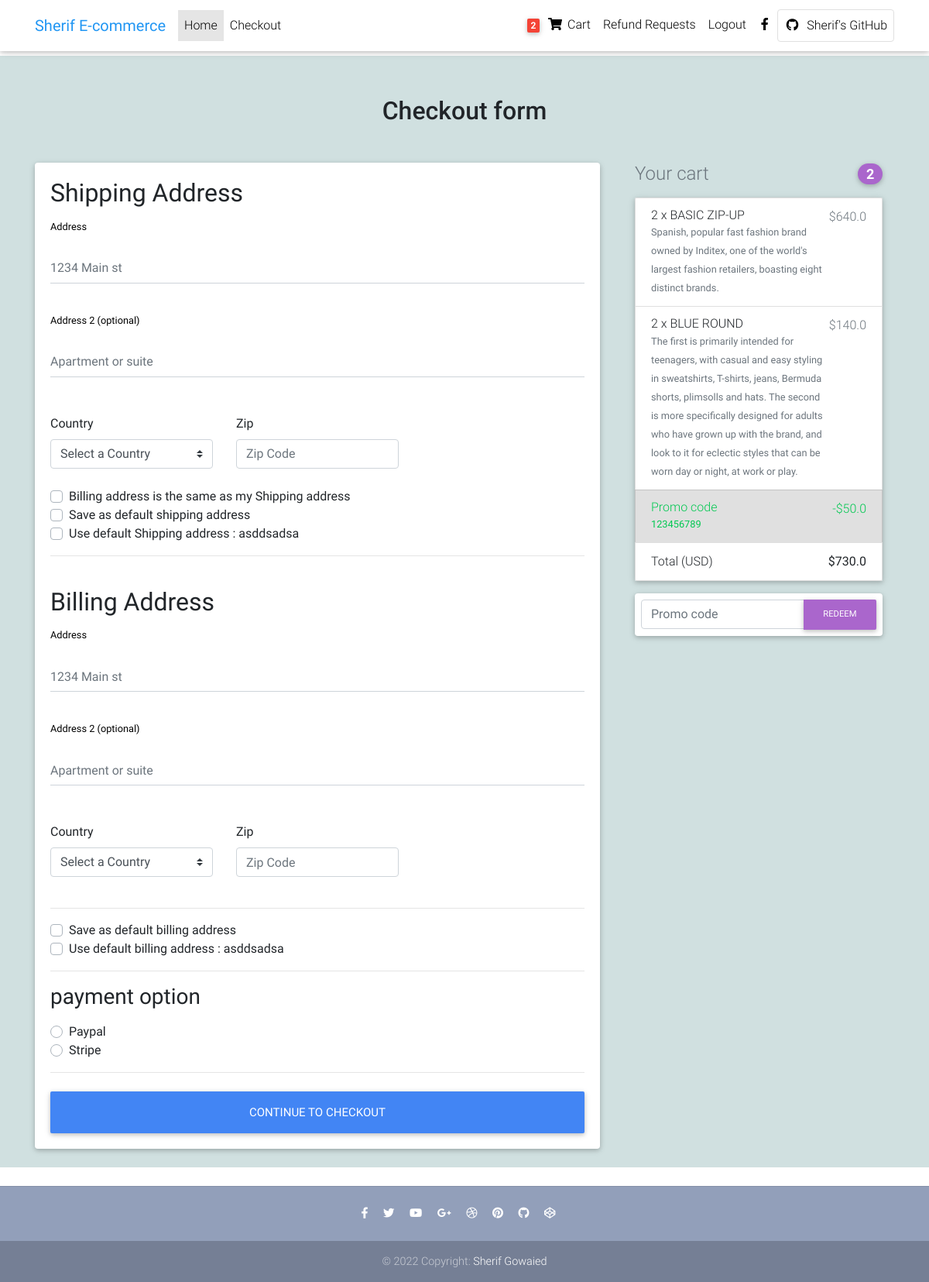
The page /djecommerce/checkout (signed in) on the database its author committed.
### djecommerce/models.py (models this page shows, shortened)
class User(AbstractUser):
    pass

class Order(models.Model):
    user = models.ForeignKey(
        User, on_delete=models.CASCADE, related_name="order" )
    ref_code = models.CharField(max_length=20,blank=True ,null=True )
    ordered = models.BooleanField(default=False)
    items = models.ManyToManyField(OrderItem)
    start_date = models.DateTimeField(auto_now_add=True)
    ordered_date = models.DateTimeField()
    billing_address = models.ForeignKey("Address",related_name="billing_adress",on_delete=models.SET_NULL ,
        blank=True ,null=True)
    shipping_address = models.ForeignKey("Address",related_name="shipping_adress",on_delete=models.SET_NULL ,
        blank=True ,null=True)
    payment = models.ForeignKey("Payment",on_delete=models.SET_NULL ,
        blank=True ,null=True)
    coupon = models.ForeignKey("Coupon" ,on_delete=models.SET_NULL ,
        blank=True ,null=True)
    being_delivered = models.BooleanField(default=False)
    received = models.BooleanField(default=False)
    refund_requested = models.BooleanField(default=False)
    refund_granted = models.BooleanField(default=False)
    """
    1.item added to cart
    2.add billing adress
    (Failed checkout)
    3.payment
    4. being develired
    5.Recevied
    6.refunds

    """
    def get_total_price(self):
        total = 0
        for order_item in self.items.all():
            total += order_item.get_final_price()
        if self.coupon:
            total  -= self.coupon.amount
        return total

class Address(models.Model):
    user = models.ForeignKey(User ,on_delete=models.CASCADE)
    street_address = models.CharField(max_length=100)
    apartment_address = models.CharField(max_length=100)
    country = models.CharField(max_length=2, choices=COUNTRIES)
    zip = models.CharField(max_length=100)
    address_type = models.CharField(max_length=1,choices=ADDRESS_CHOICES)
    default = models.BooleanField(default=False)
    class Meta:
        verbose_name_plural = "Adresses"

class OrderItem(models.Model):
    user = models.ForeignKey(
        User, on_delete=models.CASCADE, related_name="orderitems")
    ordered = models.BooleanField(default=False)
    item = models.ForeignKey(Item, on_delete=models.CASCADE, related_name="orderitem")
    quantity = models.IntegerField(default=1)
    def get_total_discount_item_price(self):
        return self.quantity * self.item.discount_price
    def get_final_price(self):
        if self.item.discount_price:
            return self.get_total_discount_item_price()
        return self.get_total_item_price()

class Item(models.Model):
    title = models.CharField(max_length=100)
    price = models.FloatField()
    discount_price = models.FloatField(blank=True , null=True)
    category = models.CharField(max_length=2,choices=CATEGORY_CHOICES)
    label = models.CharField(max_length=1,choices=LABEL_CHOICES )
    slug = models.SlugField()
    image = models.ImageField(upload_to="images",blank=True,null=True)
    description = models.TextField()

class Coupon(models.Model):
    code = models.CharField(max_length=15)
    amount = models.FloatField()

### djecommerce/views.py (the view, shortened to what this page needs)
# urls.py: path("checkout",CheckoutView.as_view(),name="checkout"),
class CheckoutView(View):
    def get(self , *args, **kwargs):
        try:
            order = Order.objects.get(user = self.request.user , ordered=False)
            form = ChekoutForm()
            context = {
                "form":form,
                "order":order,
                "couponform":CouponForm(),
                "DISPLAY_COUPON_FORM":True
            }
            try:
                print("search for shipping address")
                shipping_address_qs = Address.objects.filter(
                        user = self.request.user ,
                        address_type = 'S',
                        default = True
                        ).all()[0]
            except:
                shipping_address_qs =None
            print("finshish search for shipping address")
            print("if search address exist")
            if shipping_address_qs:
                print(" start search for shipping address")
                context.update({"default_shipping_address":shipping_address_qs})
            shipping_address_qs=None
            try:
                billing_address_qs = Address.objects.filter(
                    user = self.request.user ,
                    address_type = 'B',
                    default = True
                    )[0]
                if billing_address_qs:
                    context.update({"default_billing_address":billing_address_qs})
            except:
                billing_address_qs=None
            return render(self.request,"checkout.html",context)
        except ObjectDoesNotExist :
            messages.info(self.request,"you do not have an active order")
            return redirect("djecommerce:order-summary")

### djecommerce/forms.py
class ChekoutForm(forms.Form):
    shipping_address = forms.CharField(required=False)
    shipping_address2 = forms.CharField(required=False)
    shipping_country =forms.ChoiceField(choices=COUNTRIES , required=False ,widget=forms.Select(attrs={
       "class":"custom-select d-block w-100",
        "id":"country",
        "placeholder":"Select a country",
    }))
    shipping_zip = forms.CharField(required=False)
    billing_address = forms.CharField(required=False)
    billing_address2 = forms.CharField(required=False)
    billing_country =forms.ChoiceField(choices=COUNTRIES , required=False ,widget=forms.Select(attrs={
       "class":"custom-select d-block w-100",
        "id":"country",
        "placeholder":"Select a country",
    }))
    billing_zip = forms.CharField(required=False)
    same_billing_address = forms.BooleanField(required=False)
    set_default_shipping = forms.BooleanField(required=False)
    use_default_shipping = forms.BooleanField(required=False)
    set_default_billing = forms.BooleanField(required=False)
    use_default_billing = forms.BooleanField(required=False)
    payment_option = forms.ChoiceField(widget=forms.RadioSelect(),choices=PAYMENT_CHOICES)

class CouponForm(forms.Form):
    code =forms.CharField(widget=forms.TextInput(attrs={
        "class":'form-control',
        "placeholder":'Promo code',
        "aria-label" :"Recipient\ 's username",
        "aria-describedby" :"basic-addon2"
    }))

### djecommerce/templatetags/cart_template_tag.py (called while the page is built)
@register.filter
def cart_item_count(user):
    if user.is_authenticated:
        qs = Order.objects.filter(user = user , ordered=False)
        if qs.exists():
            return qs[0].items.count()
    return 0

### djecommerce/templates/checkout.html (shortened to what this page needs)
{% extends 'base.html' %}
 {% load static%}
 {% block content %}
  <main class="pt-1 main_checkout">
    <div class="container wow fadeIn">
      <h2 class="my-5 h2 text-center">Checkout form</h2>
      <div class="row">
        <div class="col-md-8 mb-4">
          <div class="card">
            <form method="post" class="card-body">
              <h2>Shipping Address</h2>
            <div class="hideable_shipping_form">
              <div class="md-form mb-5">
                <label for="shipping_address" style="position:relative; color:black;"><strong>Address</strong></label>
                <input type="text" id="shipping_address" class="form-control" name="shipping_address" placeholder="1234 Main st">
              </div>
              <div class="md-form mb-5">
                <label for="address-2"style="position:relative; color:black;"><strong>Address 2 (optional)</strong> </label>
               <input type="text" id="shipping_address2" class="form-control" name="shipping_address2" placeholder="Apartment or suite">
              </div>
              <div class="row">
                <div class="col-lg-4 col-md-12 mb-4">
                  <label for="country">Country</label>
                  {{form.shipping_country}}
                </div>
                <div class="col-lg-4 col-md-6 mb-4">
                  <label for="zip">Zip</label>
                   <input type="text" class="form-control" id="shipping_zip" name="shipping_zip" placeholder="Zip Code" >
                </div>
              </div>
              <div class="custom-control custom-checkbox">
                <label class="custom-control-label" for="same_billing_address">Billing address is the same as my Shipping address</label>
              </div>
              <div class="custom-control custom-checkbox">
                <label class="custom-control-label" for="set_default_shipping">Save as default shipping address</label>
              </div>
            </div>
            {% if  default_shipping_address%}
            <div class="custom-control custom-checkbox">
              <label class="custom-control-label" for="use_default_shipping">Use default Shipping address : {{default_shipping_address.street_address|truncatechars:10 }}</label>
            </div>
            {% endif%}
              <hr>
              <br>
              <h2>Billing Address</h2>
            <div class="hideable_billing_form">
              <div class="md-form mb-5">
                <label for="billing_address" style="position:relative; color:black;"><strong>Address</strong></label>
                <input type="text" id="billing_address" name="billing_address" class="form-control" placeholder="1234 Main st">
              </div>
              <div class="md-form mb-5">
                <label for="billing_address2"style="position:relative; color:black;"><strong>Address 2 (optional)</strong> </label>
                <input type="text" id="billing_address2" name="billing_address2" class="form-control" placeholder="Apartment or suite">
              </div>
              <div class="row">
                <div class="col-lg-4 col-md-12 mb-4">
                  <label for="country">Country</label>
                  {{form.billing_country}}
                </div>
                <div class="col-lg-4 col-md-6 mb-4">
                  <label for="billing_zip">Zip</label>
                  <input type="text" class="form-control" name='billing_zip' id="billing_zip" placeholder="Zip Code" >
                </div>
              </div>
            </div>
              <hr>
              <div class="custom-control custom-checkbox">
                <label class="custom-control-label" for="set_default_billing">Save as default billing address</label>
              </div>
              {% if default_billing_address%}
              <div class="custom-control custom-checkbox">
                <label class="custom-control-label" for="use_default_billing">Use default billing address : {{default_billing_address.street_address|truncatechars:10 }}</label>
              </div>
              {% endif%}
              <hr>
              <h3>payment option</h3>
              <div class="d-block my-3">
                {% for value , name in form.fields.payment_option.choices%}
                <div class="custom-control custom-radio">
                  <label class="custom-control-label" for="{{name}}">{{name}}</label>
                </div>
                {% endfor%}
              </div>
              <hr class="mb-4">
              <button class="btn btn-primary btn-lg btn-block" type="submit">Continue to checkout</button>
            </form>
          </div>
        </div>
        <div class="col-md-4 mb-4">
          {% include 'order_snippet.html'%}
        </div>
      </div>
    </div>
  </main>
  {% endblock content %}

### djecommerce/templates/navbar.html (shortened to what this page needs)
{% load cart_template_tag %}
<nav class="navbar fixed-top navbar-expand-lg navbar-light white scrolling-navbar">
    <div class="container">
      <a class="navbar-brand waves-effect" href="{% url 'djecommerce:home'%}" target="_blank">
        <strong class="blue-text">Sherif E-commerce</strong>
      </a>
      <div class="collapse navbar-collapse" id="navbarSupportedContent">
        <ul class="navbar-nav mr-auto">
          <li class="nav-item active">
            <a class="nav-link waves-effect" href="{% url 'djecommerce:home'%}">Home
            </a>
          </li>
          {% if request.user.is_authenticated%}
          <li class="nav-item">
            <a class="nav-link waves-effect" href="{%url 'djecommerce:checkout'%}" target="_blank">Checkout</a>
          </li>
          {%endif%}
        </ul>
        <ul class="navbar-nav nav-flex-icons">
          {% if request.user.is_authenticated %}
          <li class="nav-item">
            <a href="{% url 'djecommerce:order-summary' %}" class="nav-link waves-effect">
              <span class="badge red z-depth-1 mr-1"> {{request.user|cart_item_count}} </span>
              <i class="fas fa-shopping-cart"></i>
              <span class="clearfix d-none d-sm-inline-block"> Cart </span>
            </a>
          </li>
          <li class="nav-item">
            <a href="{% url 'djecommerce:request-refund' %}" class="nav-link waves-effect">
              <span class="clearfix d-none d-sm-inline-block">Refund Requests </span>
            </a>
          </li>
          <li class="nav-item">
            <a href="{% url 'djecommerce:logout_view' %}" class="nav-link waves-effect">
              <span class="clearfix d-none d-sm-inline-block"> Logout </span>
            </a>
          </li>
          {% endif%}
          <li class="nav-item">
            <a href="https://www.facebook.com/sherif.ronadlo" class="nav-link waves-effect" target="_blank">
              <i class="fab fa-facebook-f"></i>
            </a>
          </li>
          <li class="nav-item">
            <a href="https://github.com/sherifgowaied" class="nav-link border border-light rounded waves-effect"
              target="_blank">
              <i class="fab fa-github mr-2"></i>Sherif's GitHub
            </a>
          </li>
        </ul>
      </div>
    </div>
  </nav>

### djecommerce/templates/order_snippet.html (shortened to what this page needs)
<div class="col-md-12 mb-4">
    <h4 class="d-flex justify-content-between align-items-center mb-3">
    <span class="text-muted">Your cart</span>
    <span class="badge badge-secondary badge-pill">{{ order.items.count }}</span>
    </h4>
    <ul class="list-group mb-3 z-depth-1">
    {% for order_item in order.items.all %}
    <li class="list-group-item d-flex justify-content-between lh-condensed">
        <div>
        <h6 class="my-0">{{ order_item.quantity }} x {{ order_item.item.title}}</h6>
        <small class="text-muted">{{ order_item.item.description}}</small>
        </div>
        <span class="text-muted">${{ order_item.get_final_price }}</span>
    </li>
    {% endfor %}
    {% if order.coupon %}
    <li class="list-group-item d-flex justify-content-between bg-light">
        <div class="text-success">
        <h6 class="my-0">Promo code</h6>
        <small>{{ order.coupon.code }}</small>
        </div>
        <span class="text-success">-${{ order.coupon.amount }}</span>
    </li>
    {% endif %}
    <li class="list-group-item d-flex justify-content-between">
        <span>Total (USD)</span>
        <strong>${{ order.get_total_price }}</strong>
    </li>
    </ul>
    {% if DISPLAY_COUPON_FORM %}
    <form class="card p-2" action="{% url 'djecommerce:add-coupon' %}" method="POST">
        <div class="input-group">
            {{ couponform.code }}
            <div class="input-group-append">
            <button class="btn btn-secondary btn-md waves-effect m-0" type="submit">Redeem</button>
            </div>
        </div>
    </form>
    {% endif %}
</div>

### djecommerce/static/css/style.css (style rules this page uses)
html, body, .view { height: 100%; }
.main_checkout { background-color: #d0e0e0; }

### djecommerce/templates/base.html (style rules this page uses)
html, body, header, .carousel { height: 60vh; }

### rows shown on the page
User: user|cart_item_count "2"
Address: street_address "asddsadsa"
Address: street_address "asddsadsa"
Order: items.count "2", coupon.code "123456789", coupon.amount "50.0", get_total_price "730.0"
OrderItem: quantity "2", item "BASIC ZIP-UP", item.description "Spanish, popular fast fashion brand owned by Inditex, one of the world's largest fashion retailers, boasting eight distinct brands.", get_final_price "640.0"
OrderItem: quantity "2", item "BLUE ROUND", item.description "The first is primarily intended for teenagers, with casual and easy styling in sweatshirts, T-shirts, jeans, Bermuda shorts, plimsolls and hats. The second is more specifically designed for adults who have grown up with the brand, and look to it for eclectic styles that can be worn day or night, at work or play.", get_final_price "140.0"

### other values the page prints
{{ name }} "Paypal" "Stripe"
